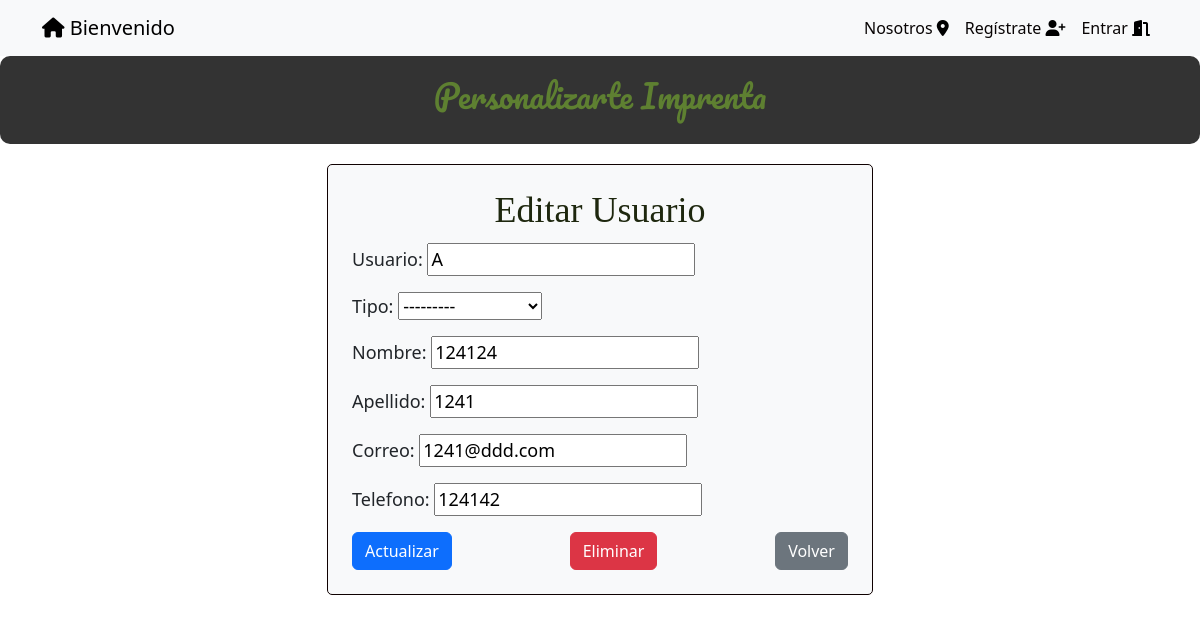
Screenshot of /users/47/ (signed in) with the database file from the repository.
### tasks/models.py (models this page shows)
class Usuario(models.Model):
    usuario = models.CharField(max_length=100)
    ADMINISTRADOR = 'Administrador'
    GERENTE = 'Gerente'
    EMPLEADO = 'Empleado'
    ESTADO_CHOICES = [
        (ADMINISTRADOR,'Administrador'),
        (GERENTE , 'Gerente'),
        (EMPLEADO, 'Empleado')
    ]
    tipo = models.CharField(max_length=100, choices=ESTADO_CHOICES)
    nombre = models.CharField(max_length=100)
    apellido = models.CharField(max_length=100)
    correo = models.EmailField(null=True, blank=True)
    telefono = models.CharField(max_length=100)
    date_joined = models.DateTimeField(default=timezone.now)
    user = models.ForeignKey(User, on_delete=models.CASCADE, blank=True, null=True)
    def __str__(self):
        return self.nombre

### tasks/views.py (the view)
# urls.py: path('users/<int:user_id>/', views.user_detail,name='user_detail'),
@login_required
def user_detail(request, user_id):
    user = get_object_or_404(Usuario, pk=user_id)
    print(user)
    if request.user.is_superuser:
        form = UsuarioForm(instance=user)
    else:
        if user.user != request.user:
            return HttpResponseForbidden("No tienes permiso para acceder a esta página")
        form = UsuarioForm(instance=user)
    if request.method == 'POST':
        form = UsuarioForm(request.POST, instance=user)
        if form.is_valid():
            form.save()
            return redirect('users')
    return render(request,'user_detail.html',{
        'user':user,
        'form':form
    })

### tasks/forms.py
class UsuarioForm(ModelForm):
    class Meta:
        model = Usuario
        fields = ['usuario','tipo','nombre','apellido','correo','telefono',]

### tasks/templates/user_detail.html (shortened to what this page needs)
{% extends 'base.html' %}
{% block content %}
<body>
        <center>
            <div class="feature-box">
                <h2>Personalizarte Imprenta</h2>
            </div>
        </center>
    <div class="container">
        <div class="row justify-content-center">
            <div class="col-md-6">
                <div class="custom-form-container p-4">
                    <center>
                    <h1>
                        Editar Usuario
                    </h1>
                </center>
                    <form method="post">
                        {{ form.as_p }}
                        <div class="d-flex justify-content-between">
                            <button class="btn btn-primary">
                                Actualizar
                            </button>
                            <form action="{% url 'delete_users' user.id %}" method="post">
                                <button class="btn btn-danger">
                                    Eliminar
                                </button>
                            </form>
                            <a href="/users/" class="btn btn-secondary">
                                Volver
                            </a>
                        </div>
                    </form>
                </div>
            </div>
        </div>
    </div>
</body>
{% endblock %}

### tasks/templates/user_detail.html (style rules this page uses)
.custom-form-container { background-color: #f8f9fa; border: 1px solid #0f0101; border-radius: 5px; padding: 10px; margin-top: 20px; margin-bottom: 20px; }
.feature-box { background-color: rgba(0, 0, 0, 0.8); color: white; padding: 20px; text-align: center; border-radius: 10px; transition: transform 0.3s ease; }
h1 { font-family: '', cursive; color: rgb(30, 39, 14); font-size: 36px; margin-bottom: 10px; }
h2 { font-family: 'Pacifico', cursive; color: rgb(94, 128, 49); font-size: 32px; margin-bottom: 10px; }
p { font-size: 18px; }

### rows the page displays
Usuario: usuario "A", tipo "---------", nombre "124124", apellido "1241", correo "1241@ddd.com", telefono "124142"
